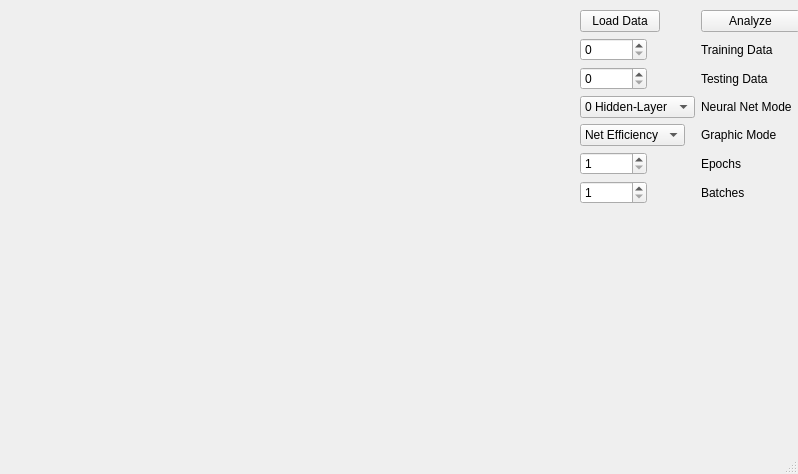
<?xml version="1.0" encoding="UTF-8"?>
<ui version="4.0">
 <class>MainWindow</class>
 <widget class="QMainWindow" name="MainWindow">
  <property name="geometry">
   <rect>
    <x>0</x>
    <y>0</y>
    <width>798</width>
    <height>474</height>
   </rect>
  </property>
  <property name="windowTitle">
   <string>MainWindow</string>
  </property>
  <widget class="QWidget" name="centralwidget">
   <widget class="QCustomPlot" name="widget" native="true">
    <property name="geometry">
     <rect>
      <x>10</x>
      <y>10</y>
      <width>561</width>
      <height>411</height>
     </rect>
    </property>
   </widget>
   <widget class="QWidget" name="formLayoutWidget">
    <property name="geometry">
     <rect>
      <x>580</x>
      <y>10</y>
      <width>220</width>
      <height>211</height>
     </rect>
    </property>
    <layout class="QFormLayout" name="formLayout">
     <item row="0" column="0">
      <widget class="QPushButton" name="load_data">
       <property name="text">
        <string>Load Data</string>
       </property>
      </widget>
     </item>
     <item row="0" column="1">
      <widget class="QPushButton" name="analyze">
       <property name="text">
        <string>Analyze</string>
       </property>
      </widget>
     </item>
     <item row="1" column="0">
      <widget class="QSpinBox" name="training_lineEdit">
       <property name="maximum">
        <number>1000000</number>
       </property>
      </widget>
     </item>
     <item row="1" column="1">
      <widget class="QLabel" name="label">
       <property name="text">
        <string>Training Data</string>
       </property>
      </widget>
     </item>
     <item row="3" column="0">
      <widget class="QSpinBox" name="testing_lineEdit">
       <property name="minimumSize">
        <size>
         <width>36</width>
         <height>0</height>
        </size>
       </property>
       <property name="maximum">
        <number>1000000</number>
       </property>
      </widget>
     </item>
     <item row="3" column="1">
      <widget class="QLabel" name="label_2">
       <property name="text">
        <string>Testing Data</string>
       </property>
      </widget>
     </item>
     <item row="4" column="0">
      <widget class="QComboBox" name="comboBox">
       <item>
        <property name="text">
         <string>0 Hidden-Layer</string>
        </property>
       </item>
       <item>
        <property name="text">
         <string>1 Hidden-Layer</string>
        </property>
       </item>
       <item>
        <property name="text">
         <string>2 Hidden-Layer</string>
        </property>
       </item>
       <item>
        <property name="text">
         <string>CNN</string>
        </property>
       </item>
      </widget>
     </item>
     <item row="4" column="1">
      <widget class="QLabel" name="label_3">
       <property name="text">
        <string>Neural Net Mode</string>
       </property>
      </widget>
     </item>
     <item row="5" column="0">
      <widget class="QComboBox" name="comboBox_2">
       <item>
        <property name="text">
         <string>Net Efficiency</string>
        </property>
       </item>
       <item>
        <property name="text">
         <string>Data Analysis</string>
        </property>
       </item>
      </widget>
     </item>
     <item row="5" column="1">
      <widget class="QLabel" name="label_4">
       <property name="text">
        <string>Graphic Mode</string>
       </property>
      </widget>
     </item>
     <item row="6" column="1">
      <widget class="QLabel" name="label_5">
       <property name="text">
        <string>Epochs</string>
       </property>
      </widget>
     </item>
     <item row="7" column="1">
      <widget class="QLabel" name="label_6">
       <property name="text">
        <string>Batches</string>
       </property>
      </widget>
     </item>
     <item row="6" column="0">
      <widget class="QSpinBox" name="spinBox">
       <property name="minimum">
        <number>1</number>
       </property>
       <property name="maximum">
        <number>99999999</number>
       </property>
      </widget>
     </item>
     <item row="7" column="0">
      <widget class="QSpinBox" name="batches">
       <property name="minimum">
        <number>1</number>
       </property>
       <property name="maximum">
        <number>99999999</number>
       </property>
      </widget>
     </item>
    </layout>
   </widget>
   <widget class="QCustomPlot" name="widget_2" native="true">
    <property name="geometry">
     <rect>
      <x>580</x>
      <y>230</y>
      <width>211</width>
      <height>191</height>
     </rect>
    </property>
   </widget>
  </widget>
  <widget class="QStatusBar" name="statusbar"/>
 </widget>
 <customwidgets>
  <customwidget>
   <class>QCustomPlot</class>
   <extends>QWidget</extends>
   <header>qcustomplot.h</header>
   <container>1</container>
  </customwidget>
 </customwidgets>
 <resources/>
 <connections/>
</ui>
